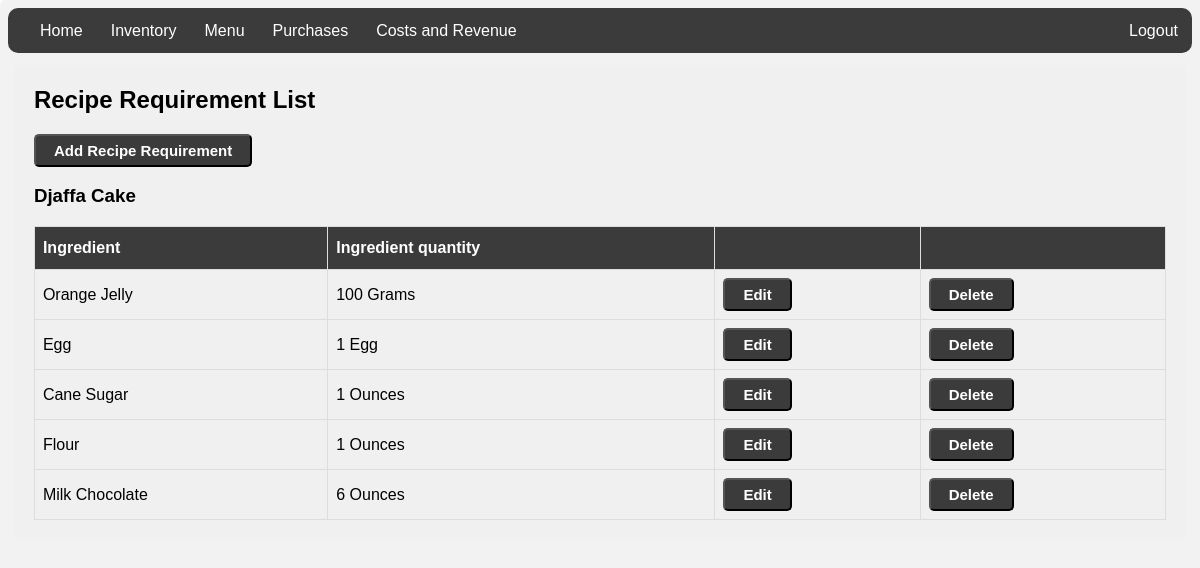
Before: /reciperequirement/list (signed in) with the older database file.
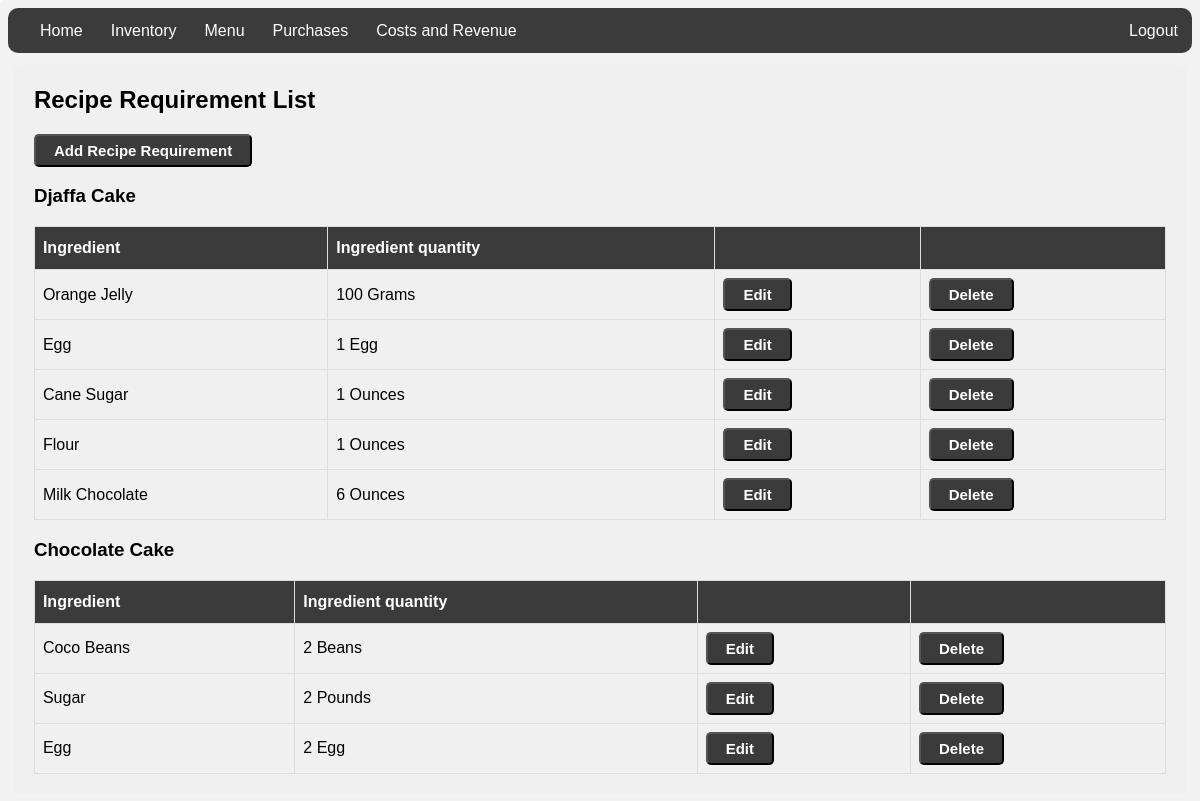
After: the same page with the newer database file.
### inventory/models.py (models this page shows, shortened)
class MenuItem(models.Model):
    name = models.CharField(max_length=30)
    price = models.FloatField(default=0)

class RecipeRequirement(models.Model):
    menu_item = models.ForeignKey(MenuItem, on_delete=models.CASCADE)
    ingredient = models.ForeignKey(Ingredient, on_delete=models.CASCADE)
    ingredient_quantity = models.IntegerField(default=0)

class Ingredient(models.Model):
    name = models.CharField(max_length=30)
    quantity = models.FloatField(default=0)
    unit = models.CharField(max_length=30)
    unit_price = models.FloatField(default=0)
    total_price = models.IntegerField(default=0)

### inventory/views.py (the view)
# urls.py: path('reciperequirement/list', views.RecipeRequirementList.as_view(), name="reciperequirementlist"),
class RecipeRequirementList(LoginRequiredMixin, ListView):
    model = RecipeRequirement
    def get_context_data(self, **kwargs):
      context = super().get_context_data(**kwargs)
      context["menuitems"] = MenuItem.objects.all()
      return context

### inventory/templates/inventory/reciperequirement_list.html (shortened to what this page needs)
{% extends './base.html' %}
{% block content %}
<head>
</head>
<h2>Recipe Requirement List</h2>
<a href="{% url 'reciperequirementcreate' %}"><button class="btn">Add Recipe Requirement</button></a>
{% for item in menuitems %}
<h3>{{ item.name }}</h3>
<table id="reciperequirements">
  <tr>
    <th>Ingredient</th>
    <th>Ingredient quantity</th>
      <th> </th>
      <th> </th>
  </tr>
  {% for reciperequirement in reciperequirement_list %}
  {% if reciperequirement.menu_item.name == item.name %}
  <tr>
  <tr>
      <td>{{ reciperequirement.ingredient.name|title }}</td>
      <td>{{ reciperequirement.ingredient_quantity }} {{ reciperequirement.ingredient.unit|title }}</td>
      <td><a href="{% url 'reciperequirementupdate' reciperequirement.id %}" ><button class="btn">Edit</button></a></td>
      <td><a href="{% url 'reciperequirementdelete' reciperequirement.id %}" ><button class="btn">Delete</button></a></td>
  </tr>
  {% endif %}
  {% endfor %}
</table>
{% endfor %}
{% endblock %}

Changed rows visible on the page:
added MenuItem: name "Chocolate Cake"
added RecipeRequirement: ingredient.name "Coco Beans", ingredient_quantity "2", ingredient.unit "Beans", shown under "Chocolate Cake"
added RecipeRequirement: ingredient.name "Sugar", ingredient_quantity "2", ingredient.unit "Pounds", shown under "Chocolate Cake"
added RecipeRequirement: ingredient.name "Egg", ingredient_quantity "2", ingredient.unit "Egg", shown under "Chocolate Cake"
